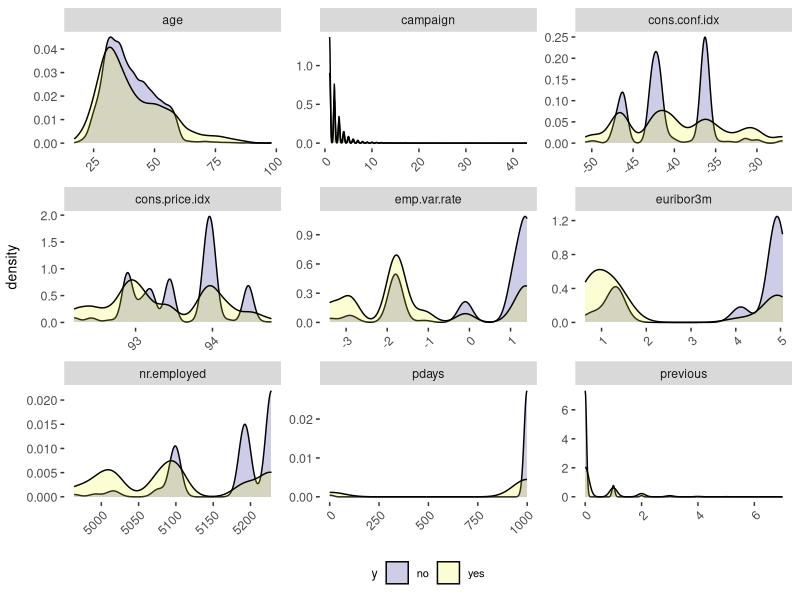
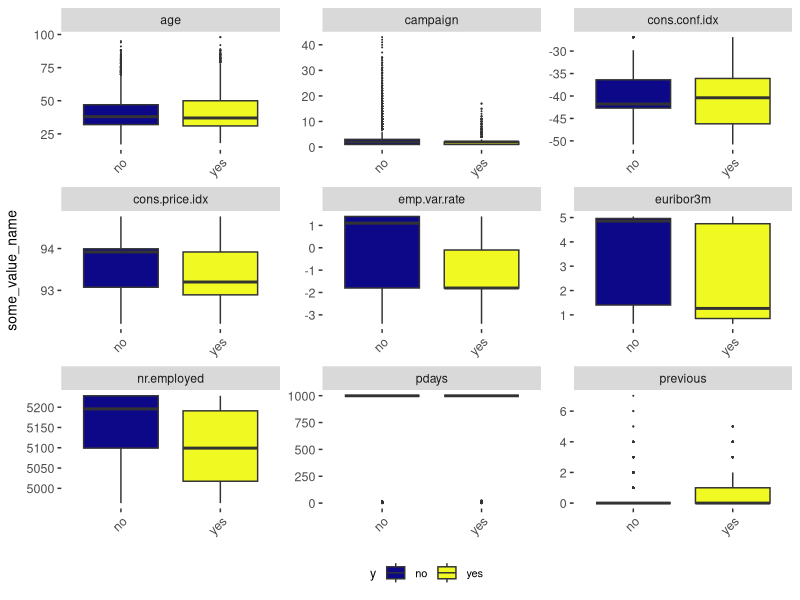

Generate these figures, in order, with R: (Note: this script raises an error after producing the figures.)
#--------------------Homework 1: Linear Models -----------------------------#
#PROCEDURE....= 0. Load csv data                                            #
#               1. Exploratory Data Analysis                                #
#               2. Fit complete model                                       #
#               3. Evaluation First Order Interactions                      # 
#               4. Automatic Variable Selection process                     #
#               5. Model comparison                                         #
#               5. Validate model's assumptions                             # 
#               6. Model interpretation                                     #
#INPUT DATA...= JYB.csv                                                     #
#R VERSION....= R version 3.5.1 (2018-07-02) Feather Spray                  # 
#AUTHOR.......= Maria Gkotsopoulou                                          #
#CREATED......= October 2019                                                #
#---------------------------------------------------------------------------#

############################################################
###############  libraries  & Functions      ############### 
############################################################

### load packages ###
requireorinstall=function(package=""){
  reqpac=parse(text=paste("require(",as.character(package),")"))
  if(eval(reqpac)){
    print(paste(as.character(package), "has been loaded correctly"))
  } else {
    print(paste("trying to install" ,as.character(package)))
    eval(parse(text=paste("try(install.packages(",as.character(package),"))")))
    if(eval(reqpac)){
      print(paste(as.character(package) ,"has been installed and loaded correctly"))
    } else {
      warning(paste("could not install",as.character(package)))
    }
  }
}


requireorinstall(c("knitr","kableExtra","ggplot2","ggsci","dplyr","tidyr","lmtest",
                   "tidyverse","broom","purrr","magrittr","grid","gridExtra","scales",
                   "GGally","fBasics","viridis", "ggmosaic"))

## theme definition for ggplot 
ggstyle = theme(panel.grid.major = element_blank(),
                panel.grid.minor = element_blank(),
                panel.background = element_blank(),
                axis.line = element_blank(),
                axis.title.x = element_text(size = 10,
                                            vjust=0.1),
                axis.title.y = element_text(size = 10,
                                            vjust=1.5),
                axis.text.y = element_text(size=9),
                axis.text.x = element_text(size=9,
                                           angle = 45,
                                           vjust = 1,
                                           hjust=1),
                plot.title = element_text(size=11),
                legend.text = element_text( size=8),
                legend.title = element_text( size=9))

ggstyleFonts = theme(axis.title.x = element_text(size = 10,
                                                 vjust=0.1),
                     axis.title.y = element_text(size = 10,
                                                 vjust=1.5),
                     axis.text.y = element_text(size=9),
                     axis.text.x = element_text(size=9,
                                                angle = 45,
                                                vjust = 1,
                                                hjust=1),
                     plot.title = element_text(size=11),
                     legend.text = element_text( size=8),
                     legend.title = element_text( size=9))


############################################################
###############       DATA LOAD             ############### 
############################################################

jyb <- read.csv("JYB.csv", sep=";")

dfNum <- jyb %>% dplyr::select_if(is.numeric) %>% dplyr::select(-id)

data.frame(variable = names(dfNum),
           class = sapply(dfNum, class),
           min = sapply(dfNum, function(x) min(x)),
           mean = sapply(dfNum, function(x) mean(x)),
           median =  sapply(dfNum, function(x) median(x)),
           max = sapply(dfNum, function(x) max(x)),
           row.names = NULL) 

jyb %>% 
  dplyr::select_if(is.factor) %>% 
  map(levels) %>% 
  map(length) %>% 
  unlist(recursive = FALSE) %>% 
  enframe() 

plyr::ldply(jyb %>% dplyr::select_if(is.factor) %>% 
              map(levels) , rbind) %>% 
  mutate_all(funs(fct_explicit_na(., na_level = ""))) 

############################################################
###############  MISSINGS   ############### 
############################################################

missings <- sapply(jyb, function(x) is.na(x))
col.missings <- apply(missings, 2, sum)

col.missings %>% as.data.frame() 

colSums(jyb =="") 

rm(missings)
# No missings nor attributes without a value

############################################################
################  Exploratory Data Analysis ############### 
############################################################

jyb %>% 
  dplyr::select(c("y",colnames(jyb %>% 
                                 dplyr::select_if(is.numeric) %>% 
                                 dplyr::select(-id)))) %>%
  gather(-y, key = "some_var_name", value = "some_value_name") %>%
  ggplot(aes(x = some_value_name, fill = y)) +
  geom_density( alpha = .2) +
  scale_fill_viridis(name="y",option="plasma",  discrete = TRUE) +
  facet_wrap(~ some_var_name, scales = "free")+
  ggstyleFonts +
  theme(panel.grid.major = element_blank(),
        axis.title.x = element_blank(),
        panel.background = element_rect(fill = '#ffffff'),
        legend.position="bottom")


jyb %>% 
  dplyr::select(c("y",colnames(jyb %>% 
                                 dplyr::select_if(is.numeric) %>% 
                                 dplyr::select(-id)))) %>%
  gather(-y, key = "some_var_name", value = "some_value_name") %>%
  ggplot(aes(x = y, y = some_value_name ,fill = y)) +
  geom_boxplot(outlier.size=0.05) +
  scale_fill_viridis(name="y",option="plasma",  discrete = TRUE) +
  facet_wrap(~ some_var_name, scales = "free")+
  ggstyleFonts +
  theme(panel.grid.major = element_blank(),
        axis.title.x = element_blank(),
        panel.background = element_rect(fill = '#ffffff'),
        legend.position="bottom")


mosaicYplusX <- function(factVar){
  ggplot(data = jyb) +
    geom_mosaic(aes_string(x = paste0("product(y,", factVar, ")"),
                           fill="y"), na.rm=TRUE) + 
    scale_fill_viridis(name="y",option="plasma",  discrete = TRUE)+
    ggstyleFonts +
    theme(panel.grid.major = element_blank(),
          panel.background = element_rect(fill = '#ffffff'),
          axis.text.y = element_text(size=7),
          axis.text.x = element_text(size=7),
          axis.title.x=element_blank(),
          axis.title.y=element_blank(),
          legend.position="none")
}

factorNames <- colnames(jyb %>% dplyr::select_if(is.factor) %>% dplyr::select(-y))

p = list()
for(i in 1:(length(factorNames))) {
  p[[i]] = mosaicYplusX(factVar =factorNames[i])
}

do.call(grid.arrange, p )

rm(p)


catdesOutput <- catdes(jyb,21)

catdesOutput$test.chi2

catdesOutput$quanti.var

############################################################
###############  Complete Model ############### 
############################################################


############################################################
###############  Evaluation First Order Interactions #######
############################################################


############################################################
###############  Automatic Variable Selection process ######
############################################################


############################################################
###############  Model comparison             ##############
############################################################


############################################################
###############  Model validation             ##############
############################################################


############################################################
###############  Model interpretation         ##############
############################################################

